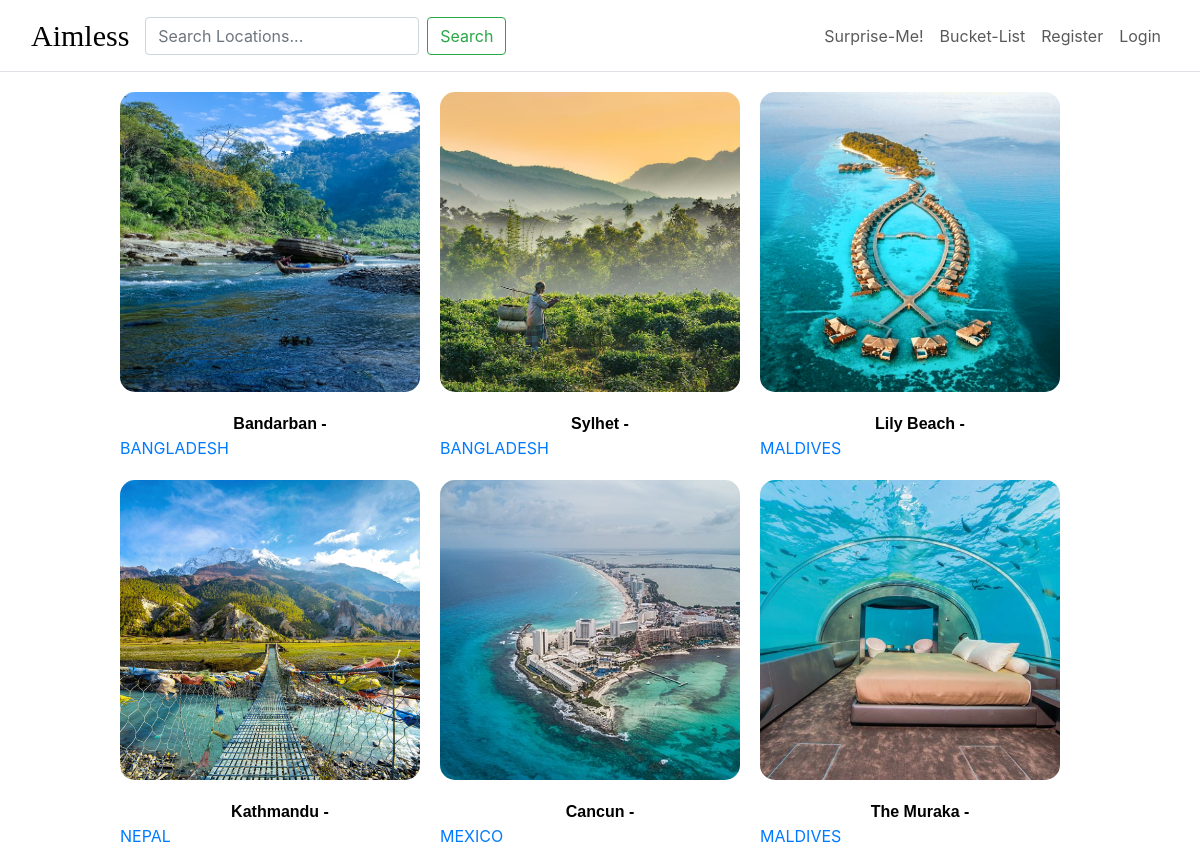
Before: /search-result with the older database file.
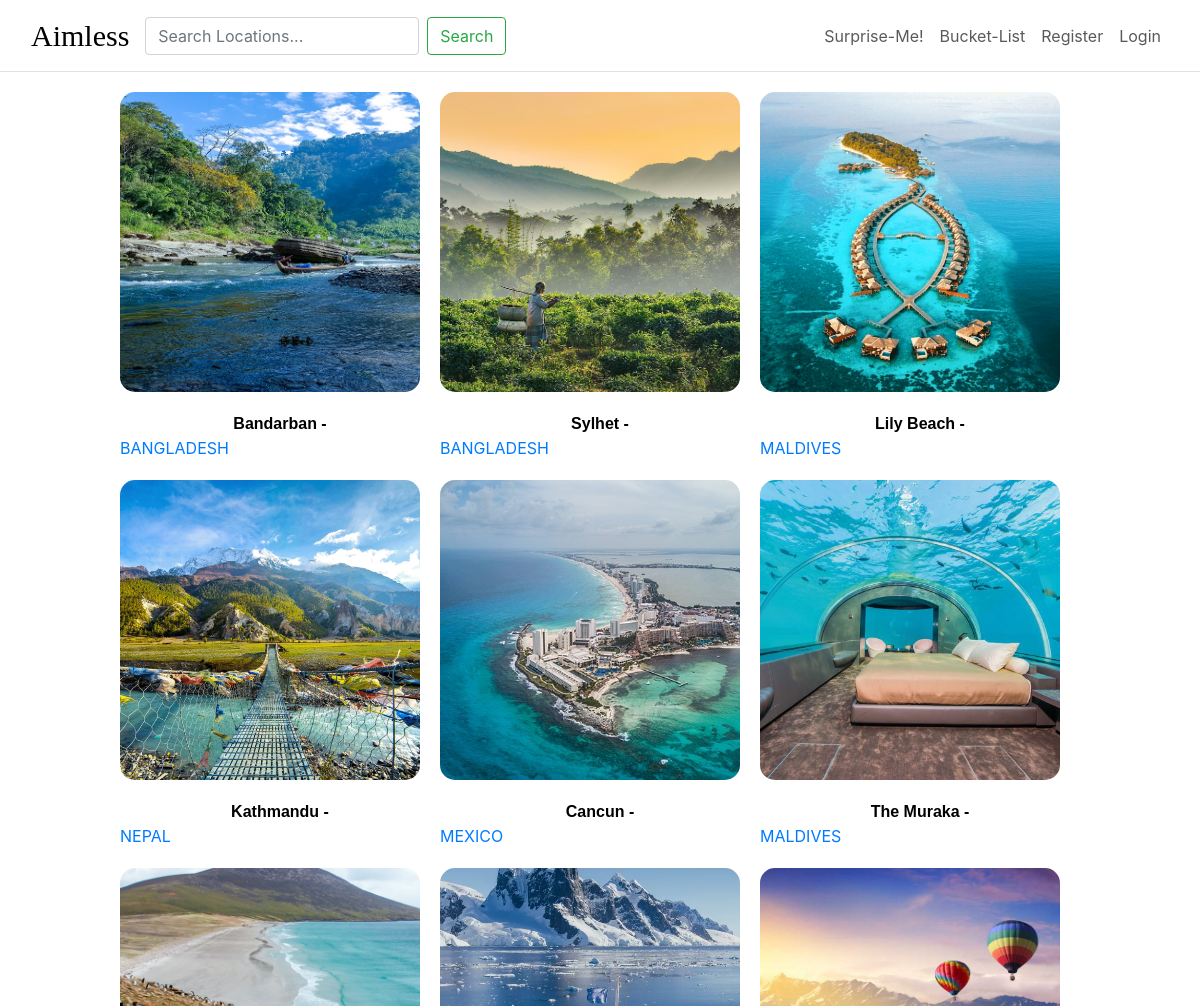
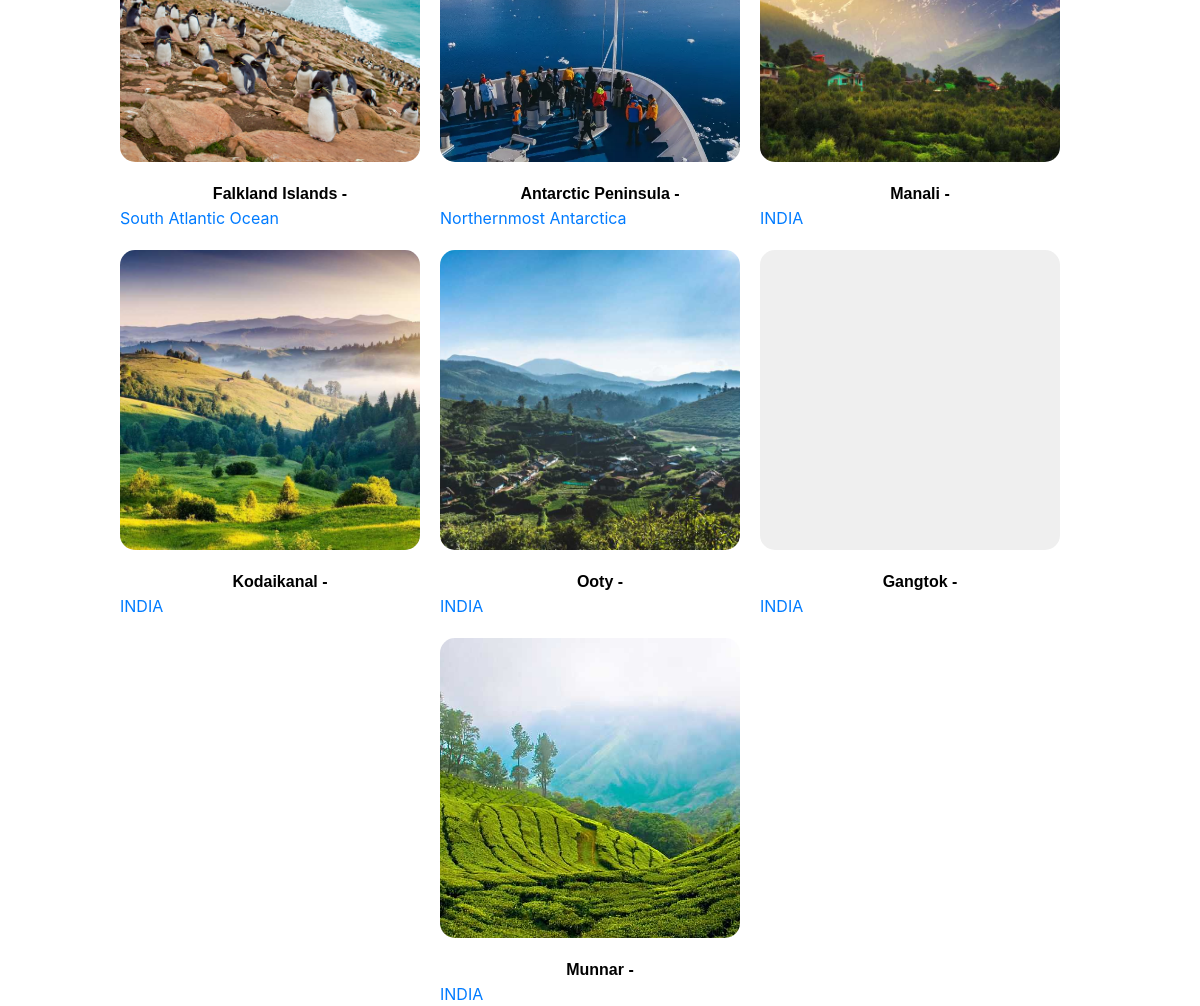
After: the same page with the newer database file (2 pictures, top to bottom).
### base/models.py (models this page shows, shortened)
class Location(models.Model):
    continent = models.ForeignKey(Continent, on_delete=models.CASCADE)
    country= models.ForeignKey(Country, on_delete=models.CASCADE)
    name = models.TextField(max_length=100, unique=True)
    location_display_image=models.ImageField(upload_to='location_display_image/', null=True, blank=True)
    price = models.DecimalField(max_digits=10, decimal_places=0, default=0, null= True, blank=True)

class Country(models.Model):
    continent=models.ForeignKey(Continent, on_delete=models.CASCADE)
    name= models.CharField(max_length=30)
    def __str__(self):
        return self.name

### base/views.py (the view)
# urls.py: path('search-result', views.search, name='search-result'),
def search(request):
    if request.GET.get('q') != None:
        q = request.GET.get('q')
    else:
        q = ''
    locations = Location.objects.filter(Q(name__icontains=q) |
                                        Q(continent__name__icontains=q) |
                                        Q(country__name__icontains=q))
    location_count = locations.count()
    context = {'locations': locations, 'location_count': location_count}
    return render(request, 'base/search.html', context)

### base/templates/base/search.html (shortened to what this page needs)
{% extends 'main.html' %}
{% block content %}
{% load static %}
<link rel="stylesheet" type="text/css" href={% static 'css/home.css'%}>
<div class="location_button">
    {% for location in locations%}
    <div>
        <a href="{% url 'location' location.id %}">
            <button id="continent_locations" style="background-image: url({{location.location_display_image.url}});"></button> <br><span>{{location.name}} -<a href ={%url 'country-locations' location.country.id%} <small>{{location.country}}</small></span></a>
    </div>
    {%endfor%}
</div>
{% endblock %}

Changed rows visible on the page:
added Location: location_display_image (picture), name "Falkland Islands", country "South Atlantic Ocean"
added Location: location_display_image (picture), name "Antarctic Peninsula", country "Northernmost Antarctica"
added Location: location_display_image (picture), name "Manali", country "INDIA"
added Location: location_display_image (picture), name "Kodaikanal", country "INDIA"
added Location: location_display_image (picture), name "Ooty", country "INDIA"
added Location: name "Gangtok", country "INDIA"
added Location: location_display_image (picture), name "Munnar", country "INDIA"
